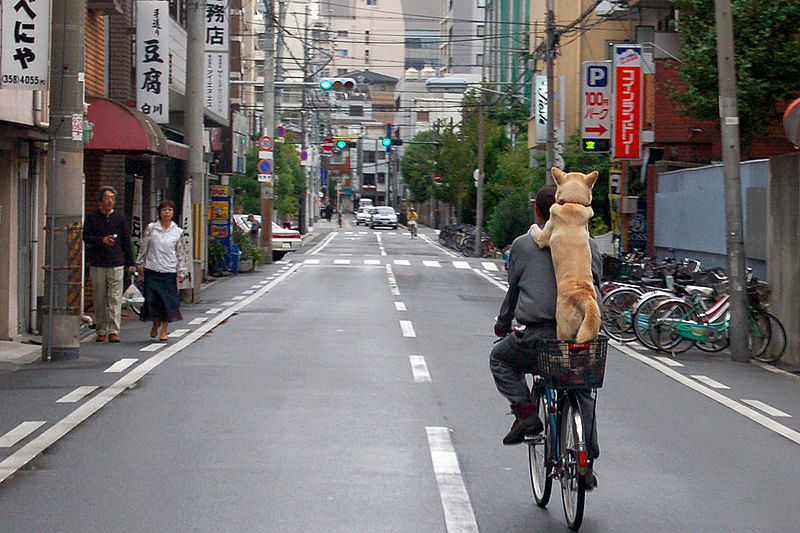
#> input picture Ultrafast-Lane-Detection-Inference-Pytorch-/input.jpg, 800 x 533 px
$ python -i lane_detector.py   (imports and definitions only)
#> lines starting #> are read from the running program, lines starting #| are printed output that depends on the picture; after the words box and inside, x2 and y2 are one past the last pixel; in counts of white or black regions, pixels touching at a corner belong together
# ============================================================
# perception/lane_detector.py - COMPLETE WORKING VERSION
# ============================================================
"""
Production-ready lane detection using OpenCV
Reliable, fast, and requires no external models
"""
import cv2
import numpy as np

class LaneDetector:
    def __init__(self, model_path=None):
        """
        Simple lane detector using traditional computer vision
        No model file needed - works immediately!
        """
        print("✓ Lane detector initialized (OpenCV mode - fast and reliable)")

        # Region of interest parameters
        self.roi_top = 0.55  # Start ROI at 55% from top
        self.roi_bottom = 1.0  # End at bottom

        # Canny edge detection parameters
        self.canny_low = 50
        self.canny_high = 150

        # Hough transform parameters
        self.hough_threshold = 30
        self.hough_min_line_length = 50
        self.hough_max_line_gap = 100

        # Lane width estimation (pixels at bottom of image)
        self.lane_width = 300

    def detect(self, rgb_image):
        """
        Detect lanes using OpenCV
        Returns: (visualization_image, lanes_points)
        """
        height, width = rgb_image.shape[:2]

        # Convert to grayscale
        gray = cv2.cvtColor(rgb_image, cv2.COLOR_RGB2GRAY)

        # Apply Gaussian blur to reduce noise
        blur = cv2.GaussianBlur(gray, (5, 5), 0)

        # Edge detection
        edges = cv2.Canny(blur, self.canny_low, self.canny_high)

        # Define and apply region of interest
        roi_mask = self._create_roi_mask(height, width)
        roi_edges = cv2.bitwise_and(edges, roi_mask)

        # Detect lines using Hough transform
        lines = cv2.HoughLinesP(
            roi_edges,
            rho=2,
            theta=np.pi/180,
            threshold=self.hough_threshold,
            minLineLength=self.hough_min_line_length,
            maxLineGap=self.hough_max_line_gap
        )

        # Create visualization
        lane_viz = rgb_image.copy()

        # Initialize lanes_points with proper structure
        # Format: [left_outer, left_inner, right_inner, right_outer]
        lanes_points = [[], [], [], []]

        if lines is not None:
            # Separate left and right lanes
            left_lines = []
            right_lines = []

            for line in lines:
                x1, y1, x2, y2 = line[0]

                # Calculate slope
                if x2 - x1 == 0:
                    continue
                slope = (y2 - y1) / (x2 - x1)

                # Filter by slope (ignore nearly horizontal lines)
                if abs(slope) < 0.3:
                    continue

                # Separate left (negative slope) and right (positive slope)
                if slope < 0:
                    left_lines.append(line[0])
                else:
                    right_lines.append(line[0])

            # Process left lane
            if left_lines:
                left_lane = self._extrapolate_lane(left_lines, height, width, 'left')
                if left_lane is not None:
                    x1, y1, x2, y2 = left_lane
                    # Draw the lane
                    cv2.line(lane_viz, (x1, y1), (x2, y2), (0, 255, 0), 5)

                    # Create smooth points along the lane
                    lane_points = self._create_smooth_points(x1, y1, x2, y2, 10)
                    lanes_points[1] = lane_points  # Left inner lane

            # Process right lane
            if right_lines:
                right_lane = self._extrapolate_lane(right_lines, height, width, 'right')
                if right_lane is not None:
                    x1, y1, x2, y2 = right_lane
                    # Draw the lane
                    cv2.line(lane_viz, (x1, y1), (x2, y2), (0, 255, 0), 5)

                    # Create smooth points along the lane
                    lane_points = self._create_smooth_points(x1, y1, x2, y2, 10)
                    lanes_points[2] = lane_points  # Right inner lane

            # Draw center line if both lanes detected
            if lanes_points[1] and lanes_points[2]:
                left_points = np.array(lanes_points[1])
                right_points = np.array(lanes_points[2])

                if len(left_points) > 0 and len(right_points) > 0:
                    # Calculate center points
                    min_len = min(len(left_points), len(right_points))
                    for i in range(min_len - 1):
                        # Center point between left and right
                        cx1 = int((left_points[i][0] + right_points[i][0]) / 2)
                        cy1 = int((left_points[i][1] + right_points[i][1]) / 2)
                        cx2 = int((left_points[i+1][0] + right_points[i+1][0]) / 2)
                        cy2 = int((left_points[i+1][1] + right_points[i+1][1]) / 2)

                        # Draw center line
                        cv2.line(lane_viz, (cx1, cy1), (cx2, cy2), (255, 255, 0), 2)

            # Draw ROI boundary for debugging
            roi_y = int(height * self.roi_top)
            cv2.line(lane_viz, (0, roi_y), (width, roi_y), (255, 0, 0), 1)

            # Add lane detection info
            cv2.putText(lane_viz, f"Left: {'OK' if lanes_points[1] else 'NONE'}",
                       (10, 60), cv2.FONT_HERSHEY_SIMPLEX, 0.6, (255, 255, 255), 2)
            cv2.putText(lane_viz, f"Right: {'OK' if lanes_points[2] else 'NONE'}",
                       (10, 90), cv2.FONT_HERSHEY_SIMPLEX, 0.6, (255, 255, 255), 2)
        else:
            # No lanes detected
            cv2.putText(lane_viz, "No lanes detected",
                       (10, 60), cv2.FONT_HERSHEY_SIMPLEX, 0.6, (0, 0, 255), 2)

        return lane_viz, lanes_points

    def _create_roi_mask(self, height, width):
        """Create region of interest mask"""
        mask = np.zeros((height, width), dtype=np.uint8)

        # Define trapezoid region
        roi_top_y = int(height * self.roi_top)
        roi_bottom_y = int(height * self.roi_bottom)

        # Create trapezoid
        polygon = np.array([[
            (0, roi_bottom_y),                    # Bottom left
            (int(width * 0.4), roi_top_y),        # Top left
            (int(width * 0.6), roi_top_y),        # Top right
            (width, roi_bottom_y)                 # Bottom right
        ]], dtype=np.int32)

        cv2.fillPoly(mask, polygon, 255)
        return mask

    def _extrapolate_lane(self, lines, height, width, side):
        """
        Extrapolate a lane line from multiple segments
        """
        if not lines:
            return None

        lines = np.array(lines)

        # Fit a line to all points
        x_coords = np.concatenate([lines[:, 0], lines[:, 2]])
        y_coords = np.concatenate([lines[:, 1], lines[:, 3]])

        # Fit polynomial (degree 1 = line)
        try:
            poly = np.polyfit(y_coords, x_coords, 1)
        except:
            return None

        # Calculate x coordinates for top and bottom of ROI
        y1 = int(height * self.roi_top)   # Top of ROI
        y2 = height - 1                    # Bottom of image

        x1 = int(poly[0] * y1 + poly[1])
        x2 = int(poly[0] * y2 + poly[1])

        # Clamp to image bounds
        x1 = max(0, min(x1, width - 1))
        x2 = max(0, min(x2, width - 1))

        return [x1, y1, x2, y2]

    def _create_smooth_points(self, x1, y1, x2, y2, num_points=10):
        """
        Create smooth points along a line for better visualization
        """
        points = []
        for i in range(num_points):
            t = i / (num_points - 1)
            x = int(x1 + t * (x2 - x1))
            y = int(y1 + t * (y2 - y1))
            points.append([x, y])
        return points

    def draw_lanes(self, image, lanes_points):
        """Draw lane boundaries on image (for compatibility)"""
        debug_image = image.copy()

        if lanes_points:
            for i, lane in enumerate(lanes_points):
                if lane and len(lane) > 0:
                    points = np.array(lane)
                    if points.size > 0:
                        # Draw lane lines
                        for j in range(len(points) - 1):
                            cv2.line(
                                debug_image,
                                (int(points[j][0]), int(points[j][1])),
                                (int(points[j+1][0]), int(points[j+1][1])),
                                (0, 255, 0), 2
                            )

        return debug_image

>>> import cv2
>>> picture = cv2.cvtColor(cv2.imread('../Ultrafast-Lane-Detection-Inference-Pytorch-/input.jpg'), cv2.COLOR_BGR2RGB)
>>> result = LaneDetector().detect(picture)
#> in detect, `gray = cv2.cvtColor(rgb_image, cv2.COLOR_RGB2GRAY)`:
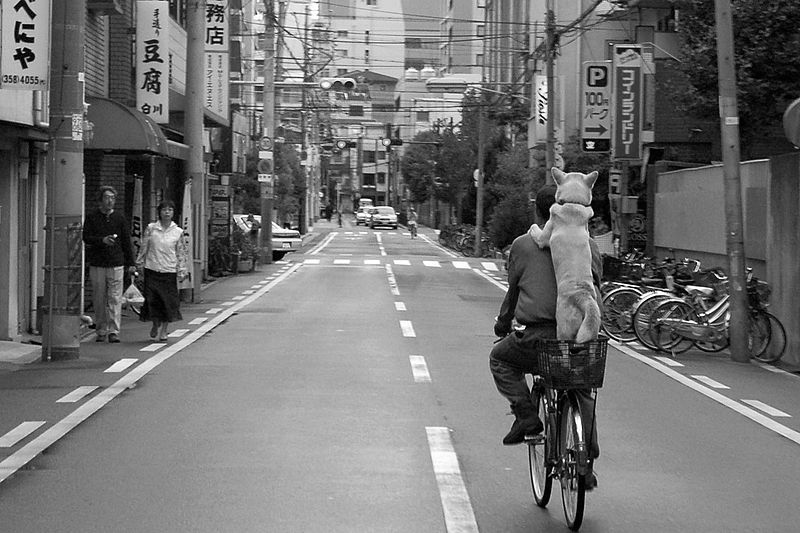
#> gray: shape (533, 800); min 0, max 255, mean 113.9
#> in detect, `edges = cv2.Canny(blur, self.canny_low, self.canny_high)`:
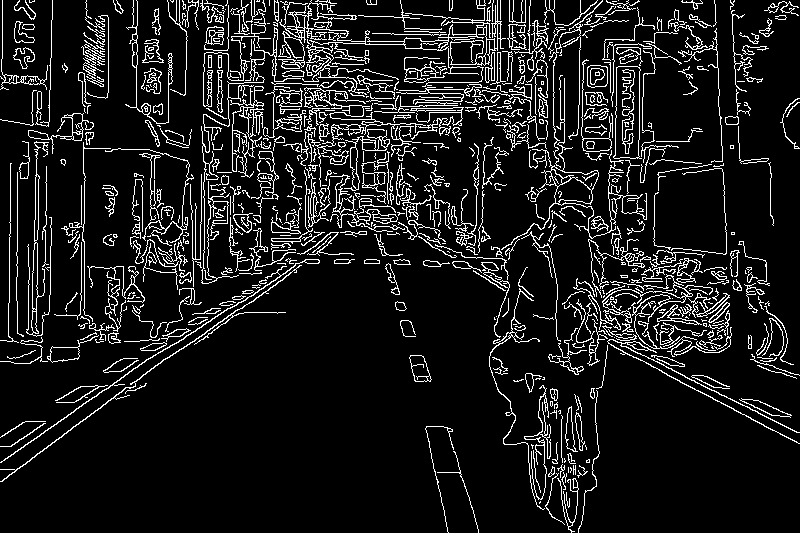
#> edges: shape (533, 800); 10.5% white in thin lines or dots
#> in _create_roi_mask, `cv2.fillPoly(mask, polygon, 255)`:
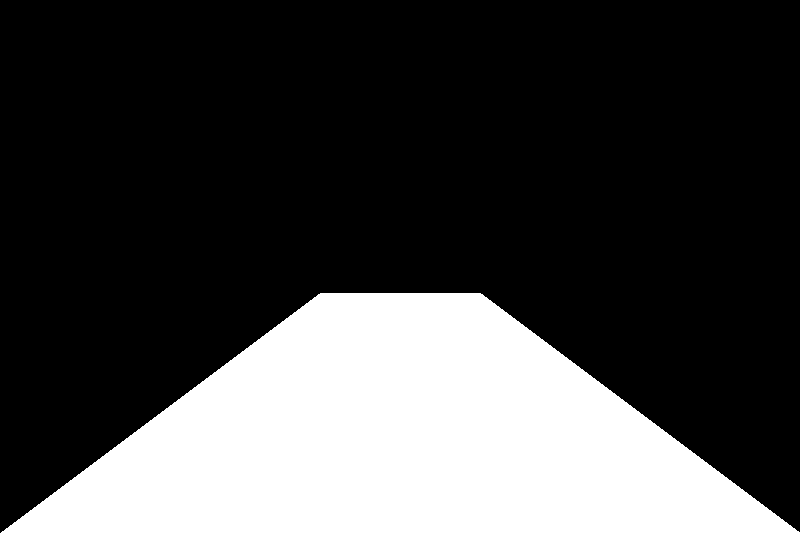
#> mask: shape (533, 800); 27% white; 1 white region, box (x1, y1, x2, y2) and area: (1, 293, 800, 533) 115280
#> in detect, `roi_edges = cv2.bitwise_and(edges, roi_mask)`:
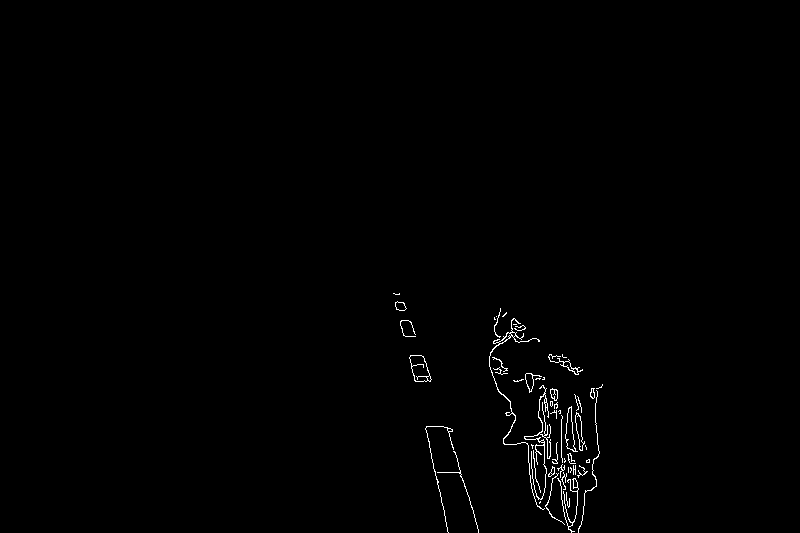
#> roi_edges: shape (533, 800); 0.66% white in thin lines or dots, all inside (x1, y1, x2, y2) = (393, 293, 603, 533)
#> in detect, `lines = cv2.HoughLinesP( roi_edges, rho=2, theta=np.pi/180, threshold=..`: lines = 58 rows, first 6: [394, 293, 445, 516], [423, 356, 475, 518], [520, 323, 572, 531], [567, 525, 575, 367], [489, 365, 569, 529], [580, 526, 580, 370]
#> the loop in detect, `for line in lines:` made 58 passes
#> (x1, y1, x2, y2, slope) on passes 1, 2, 3, 4, 5, 7, 8, 11, 12, 13, 14, 15: (394, 293, 445, 516, 4.37), (423, 356, 475, 518, 3.12), (520, 323, 572, 531, 4), (567, 525, 575, 367, -19.75), (489, 365, 569, 529, 2.05), (561, 361, 564, 524, 54.33), (569, 360, 578, 532, 19.11), (546, 508, 579, 367, -4.27), (505, 314, 583, 508, 2.49), (516, 320, 532, 492, 10.75), (498, 317, 596, 481, 1.67), (494, 348, 575, 515, 2.06)
#> (x1, y1, x2, y2) on passes 6, 9, 10, 32: (580, 526, 580, 370), (545, 506, 545, 389), (540, 508, 540, 376), (531, 467, 531, 339)
#> after the loop in detect, `for line in lines:`: left_lines = [[567, 525, 575, 367], [546, 508, 579, 367], [591, 490, 597, 388], [573, 531, 578, 367], [534, 498, 564, 357], [566, 522, 574, 368], [534, 496, 542, 379], [564, 516, 591, 388], [553, 517, 594, 392], [538, 506, 575, 396], [581, 521, 598, 388], [596, 485, 597, 433]]; right_lines = 39 items, first 6: [394, 293, 445, 516], [423, 356, 475, 518], [520, 323, 572, 531], [489, 365, 569, 529], [561, 361, 564, 524], [569, 360, 578, 532]
#> in _extrapolate_lane, `lines = np.array(lines)`: lines has the same summary as left_lines in detect
#> in _extrapolate_lane, `x_coords = np.concatenate([lines[:, 0], lines[:, 2]])`: x_coords = 24 values, max 598 at index 22, min 534 at index 4, mean 571.1
#> in _extrapolate_lane, `y_coords = np.concatenate([lines[:, 1], lines[:, 3]])`: y_coords = 24 values, max 531 at index 3, min 357 at index 16, mean 446
#> in _extrapolate_lane, `poly = np.polyfit(y_coords, x_coords, 1)`: poly = [-0.117, 623.4]
#> in _extrapolate_lane, `x1 = int(poly[0] * y1 + poly[1])`: x1 = 589
#> in _extrapolate_lane, `x2 = int(poly[0] * y2 + poly[1])`: x2 = 561
#> in detect, `left_lane = self._extrapolate_lane(left_lines, height, width, 'left')`: left_lane = [589, 293, 561, 532]
#> in detect, `x1, y1, x2, y2 = left_lane`: x1 = 589; y1 = 293; x2 = 561; y2 = 532
#> the loop in _create_smooth_points, `for i in range(num_points):` made 10 passes
#> (x, y) on passes 1 to 10: (589, 293), (585, 319), (582, 346), (579, 372), (576, 399), (573, 425), (570, 452), (567, 478), (564, 505), (561, 532)
#> after the loop in _create_smooth_points, `for i in range(num_points):`: points = [[589, 293], [585, 319], [582, 346], [579, 372], [576, 399], [573, 425], [570, 452], [567, 478], [564, 505], [561, 532]]
#> in detect, `lane_points = self._create_smooth_points(x1, y1, x2, y2, 10)`: lane_points has the same summary as points in _create_smooth_points
#> in _extrapolate_lane (call 2), `lines = np.array(lines)`: lines = 39 rows, first 6: [394, 293, 445, 516], [423, 356, 475, 518], [520, 323, 572, 531], [489, 365, 569, 529], [561, 361, 564, 524], [569, 360, 578, 532]
#> in detect, `right_lane = self._extrapolate_lane(right_lines, height, width, 'right')`: right_lane = [476, 293, 566, 532]
#> in detect, `x1, y1, x2, y2 = right_lane`: x1 = 476; x2 = 566
#> in detect, `cv2.line(lane_viz, (x1, y1), (x2, y2), (0, 255, 0), 5)`:
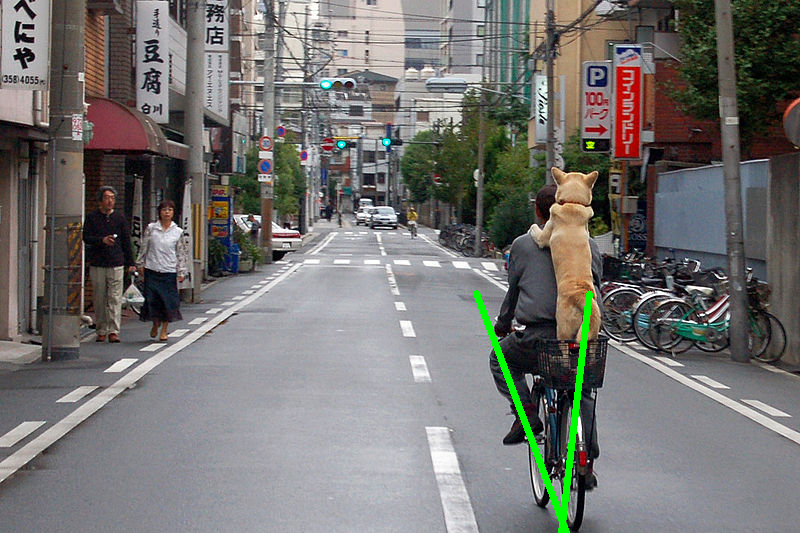
#> lane_viz: shape (533, 800, 3); mean R, G, B 115.6, 114.3, 112
#> the loop in _create_smooth_points (call 2), `for i in range(num_points):` made 10 passes
#> (x, y) on passes 1 to 10: (476, 293), (486, 319), (496, 346), (506, 372), (516, 399), (526, 425), (536, 452), (546, 478), (556, 505), (566, 532)
#> in detect, `lane_points = self._create_smooth_points(x1, y1, x2, y2, 10)`: lane_points = [[476, 293], [486, 319], [496, 346], [506, 372], [516, 399], [526, 425], [536, 452], [546, 478], [556, 505], [566, 532]]
#> in detect, `left_points = np.array(lanes_points[1])`: left_points has the same summary as points in _create_smooth_points
#> in detect, `right_points = np.array(lanes_points[2])`: right_points has the same summary as lane_points
#> in detect, `min_len = min(len(left_points), len(right_points))`: min_len = 10
#> the loop in detect, `for i in range(min_len - 1):` made 9 passes
#> (cx1, cy1, cx2, cy2) on passes 1 to 9: (532, 293, 535, 319), (535, 319, 539, 346), (539, 346, 542, 372), (542, 372, 546, 399), (546, 399, 549, 425), (549, 425, 553, 452), (553, 452, 556, 478), (556, 478, 560, 505), (560, 505, 563, 532)
#> after the loop in detect, `for i in range(min_len - 1):`:
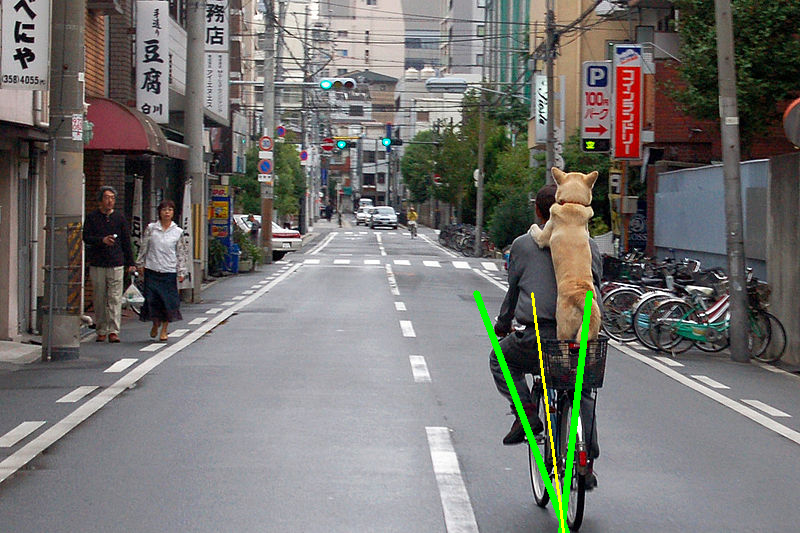
#> lane_viz: shape (533, 800, 3); 0.17% of pixels changed, all inside (x1, y1, x2, y2) = (531, 292, 565, 533)
#> in detect, `cv2.putText(lane_viz, f"Right: {'OK' if lanes_points[2] else 'NONE'}",..`:
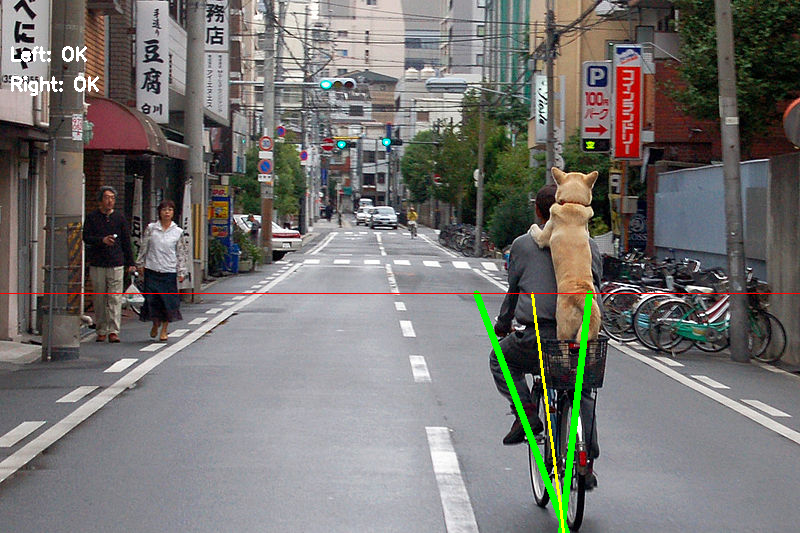
#> lane_viz: shape (533, 800, 3); mean R, G, B 116.6, 114.7, 112.1
